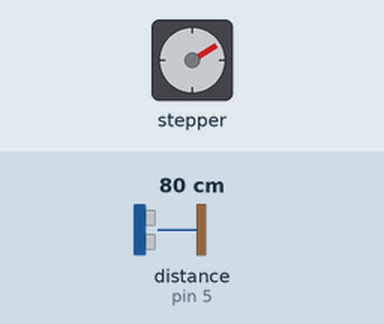
Bench run of a sketch on a simulated Arduino Uno, built with avr-gcc and run on an emulated ATmega328P. Parts: stepper motor. Wiring (inferred from the names in the program): ultrasonic range finder: trigger pin 3; echo pin 5. The inputs (shaded band) are chosen by the test bench; at power-on: distance to the obstacle (sensor on pin 5) 80 cm. The echo pulse lasts 58.3 µs per cm; stepper angles assume 2038 steps per turn; what the sketch prints to the serial monitor is not drawn.

Above: at 2.1 s.
2.2 s: distance to the obstacle (sensor on pin 5) set to 2 cm
At 4.4 s:
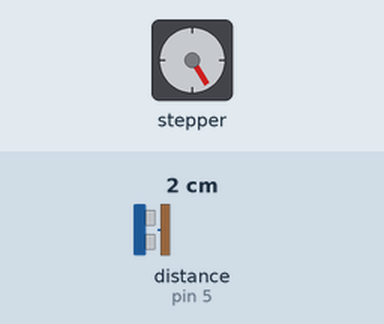
5.7 s: distance to the obstacle (sensor on pin 5) set to 29 cm
At 5.7 s:
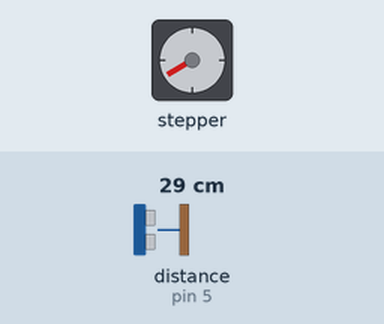
9.2 s: distance to the obstacle (sensor on pin 5) set to 33 cm
At 11.8 s:
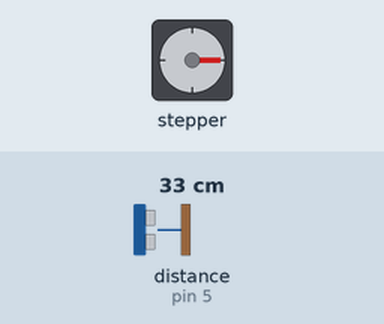
Timing chart, 0 to 23.8 s (numbered marks = the images above; inputs shaded):
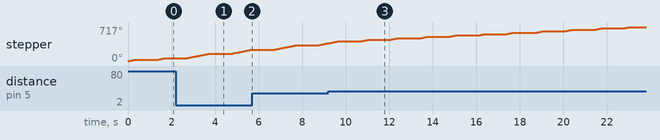

The sketch:

Step-sieuam.ino
```cpp
#include <Stepper.h>
const int trigPin = 3;  //chân D3
const int echoPin = 5;  //chân D5
long duration;
int distance;
const int stepsPerRevolution = 2038;


// Pins entered in sequence IN1-IN3-IN2-IN4 for proper step sequence
Stepper myStepper = Stepper(stepsPerRevolution, 8, 10, 9, 11);

void setup() {
    myStepper.setSpeed(15);
    Serial.begin(9600);
  pinMode(trigPin, OUTPUT);
  pinMode(echoPin, INPUT);
}

void loop() {
  digitalWrite(trigPin, LOW);
  delayMicroseconds(2);
  digitalWrite(trigPin, HIGH);
  delayMicroseconds(10);
  digitalWrite(trigPin, LOW);
  duration = pulseIn(echoPin, HIGH);
  distance = duration * 0.034 / 2;
  Serial.print("Distance Measured=");
  Serial.print(distance);
  Serial.print("cm");
  Serial.print("    |    ");


  if (distance < 30){
    myStepper.step(stepsPerRevolution/4);// 360/4 = 90
    Serial.println("Rotate : 90 ");
    delay(1000);
  }

  // myStepper.step(stepsPerRevolution/6);// 360/6 = 60
  // Serial.println("Rotate : 60 ");
	// delay(1000);

	// myStepper.step(stepsPerRevolution/8);// 360/8 = 45
  // Serial.println("Rotate : 45 ");
	// delay(1000);
else{
  myStepper.step(stepsPerRevolution/12);// 360/12 = 30
  Serial.println("Rotate : 30 ");
	delay(1000);}

}
```

Measured:
- the behaviour switches between 30 and 31 cm on distance to the obstacle (sensor on pin 5) (found by bisection; images 2 and 3)
